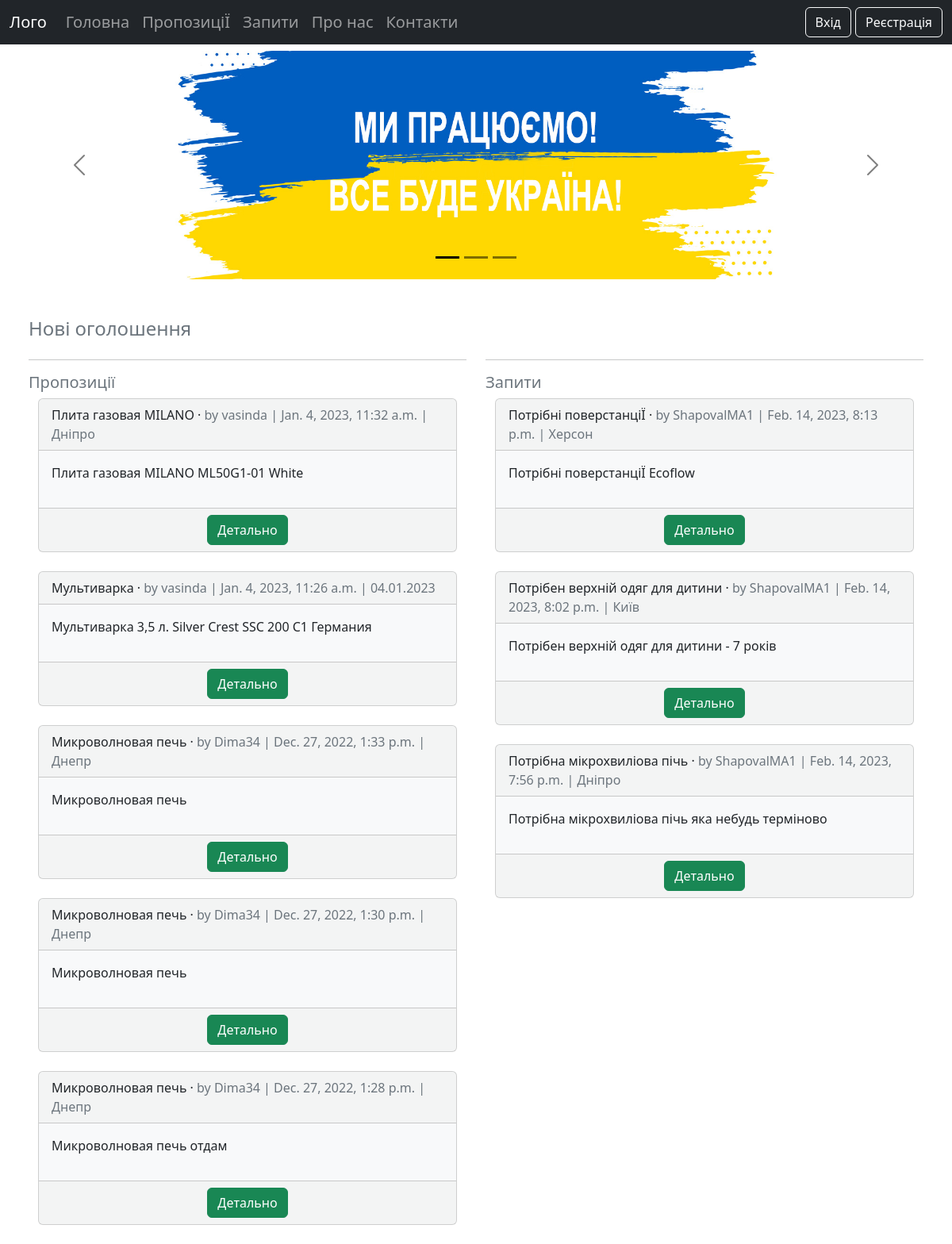
The app's page /, older data.
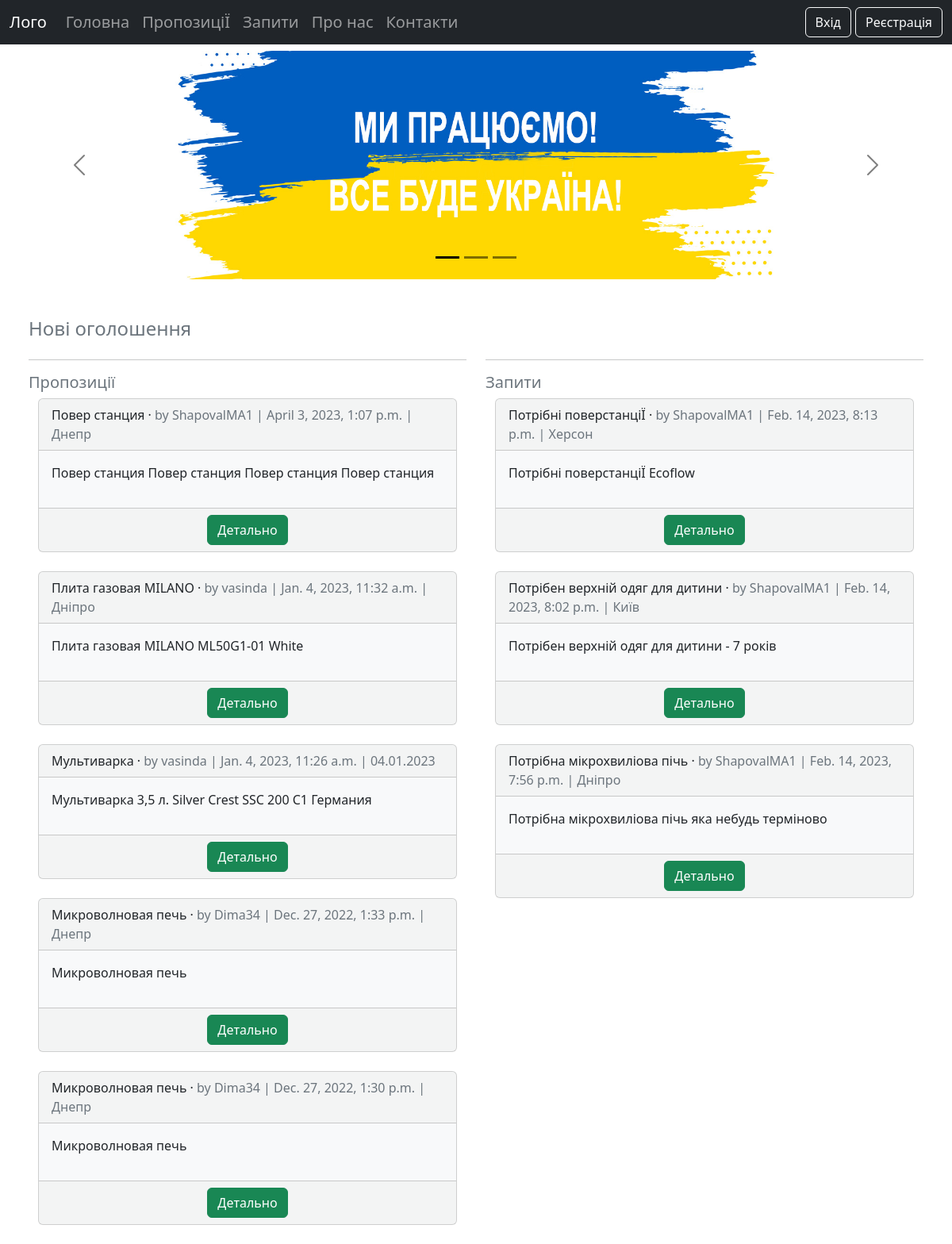
The same page, newer data.
### offers/models.py (models this page shows, shortened)
class Offers(models.Model):
    title = models.CharField(max_length=255)
    body = models.TextField('Опис', max_length=255)
    url_image = models.URLField(blank=True, null=True)
    location = models.TextField(blank=True)
    date = models.DateTimeField(auto_now_add=True)
    author = models.ForeignKey(
        'accounts.CustomUser',
        on_delete=models.CASCADE,
    )
    request = models.ForeignKey('requests.Requests', on_delete=models.CASCADE, blank=True, null=True)

### accounts/models.py (models this page shows)
class CustomUser(AbstractUser):
    phone = models.CharField(max_length=15)

### requests/models.py (models this page shows, shortened)
class Requests(models.Model):
    title = models.CharField(max_length=255)
    body = models.TextField('Опис', max_length=255)
    location = models.TextField(blank=True)
    date = models.DateTimeField(auto_now_add=True)
    author = models.ForeignKey(
        'accounts.CustomUser',
        on_delete=models.CASCADE,
    )

### pages/views.py (the view)
# urls.py: path("", HomePageView.as_view(), name="home"),
class HomePageView(ListView):
    model = Offers # why work without Requests model
    template_name = "home.html"
    def get_context_data(self, **kwargs):
        context = super().get_context_data(**kwargs)
        context['offers_list'] = Offers.objects.all().order_by('-date')[:5]
        context['requests_list'] = Requests.objects.all().order_by('-date')[:5]
        return context

### templates/home.html (shortened to what this page needs)
{% extends "base.html" %}
{% load static %}
{% block content %}
<div class="container-fluid">
    <div class="row">
        <div id="homepagecarousel" class="carousel carousel-dark slide d-none d-md-block" data-bs-ride="carousel">
            <div class="carousel-indicators">
                <button type="button" data-bs-target="#homepagecarousel" data-bs-slide-to="0" class="active"></button>
                <button type="button" data-bs-target="#homepagecarousel" data-bs-slide-to="1"></button>
                <button type="button" data-bs-target="#homepagecarousel" data-bs-slide-to="2"></button>
            </div>
            <div class="mx-auto col-xl-12 col-xxl-8">
                <div class="carousel-inner">
                    <div class="carousel-item active">
                        <img src="{% static 'img/ukr1.jpg' %}" alt="1" class="d-block" style="width:100%">
                    </div>
                </div>
            </div>
            <button class="carousel-control-prev" type="button" data-bs-target="#homepagecarousel" data-bs-slide="prev">
            <span class="carousel-control-prev-icon"></span>
            </button>
            <button class="carousel-control-next" type="button" data-bs-target="#homepagecarousel" data-bs-slide="next">
            <span class="carousel-control-next-icon"></span>
            </button>
        </div>
    </div>
    <div class="container-fluid mt-5">
        <h4 class="text-secondary">Нові оголошення</h4>
        <div class="row">
            <div class="col-md-6">
                <hr>
                <h5 class="text-secondary">Пропозиції</h5>
                {% for offers in offers_list %}
                <div class="container-fluid">
                    <div class="card card-list bg-light bg-opacity-50">
                        <div class="card-header">
                            <span class="font-weight-bold">{{ offers.title }}</span> &middot;
                            <span class="text-muted">by {{ offers.author }} |
                                {{ offers.date }} | {{ offers.location }}</span>
                        </div>
                        <div class="card-body bg-light post-entry">
                            <p>{{ offers.body }}</p>
                        </div>
                        <div class="card-footer text-center text-muted">
                            <a class = "btn btn-success" href="{% url 'offers_detail' offers.pk %}">Детально</a>
                        </div>
                    </div>
                    <br />
                </div>
                {% endfor %}
            </div>
            <div class="col-md-6">
                <hr>
                <h5 class="text-secondary">Запити</h5>
                {% for requests in requests_list %}
                <div class="container-fluid">
                    <div class="card card-list bg-light bg-opacity-50">
                        <div class="card-header">
                            <span class="font-weight-bold">{{ requests.title }}</span> &middot;
                            <span class="text-muted">by {{ requests.author }} |
                                {{ requests.date }} | {{ requests.location }}</span>
                        </div>
                        <div class="card-body bg-light post-entry">
                            <p>{{ requests.body }}</p>
                        </div>
                        <div class="card-footer text-center text-muted">
                            <a class = "btn btn-success" href="{% url 'requests_detail' requests.pk %}">Детально</a>
                        </div>
                    </div>
                    <br />
                </div>
                {% endfor %}
            </div>
        </div>
    </div>
</div>
{% endblock content %}

Row changes from the older to the newer data that the page shows:
no longer on this page (row edited): Offers: title "Микроволновая печь", author "Dima34", date "Dec. 27, 2022, 1:28 p.m.", location "Днепр", body "Микроволновая печь отдам"
added Offers: title "Повер станция", author "ShapovalMA1", date "April 3, 2023, 1:07 p.m.", location "Днепр", body "Повер станция Повер станция Повер станция Повер станция"
